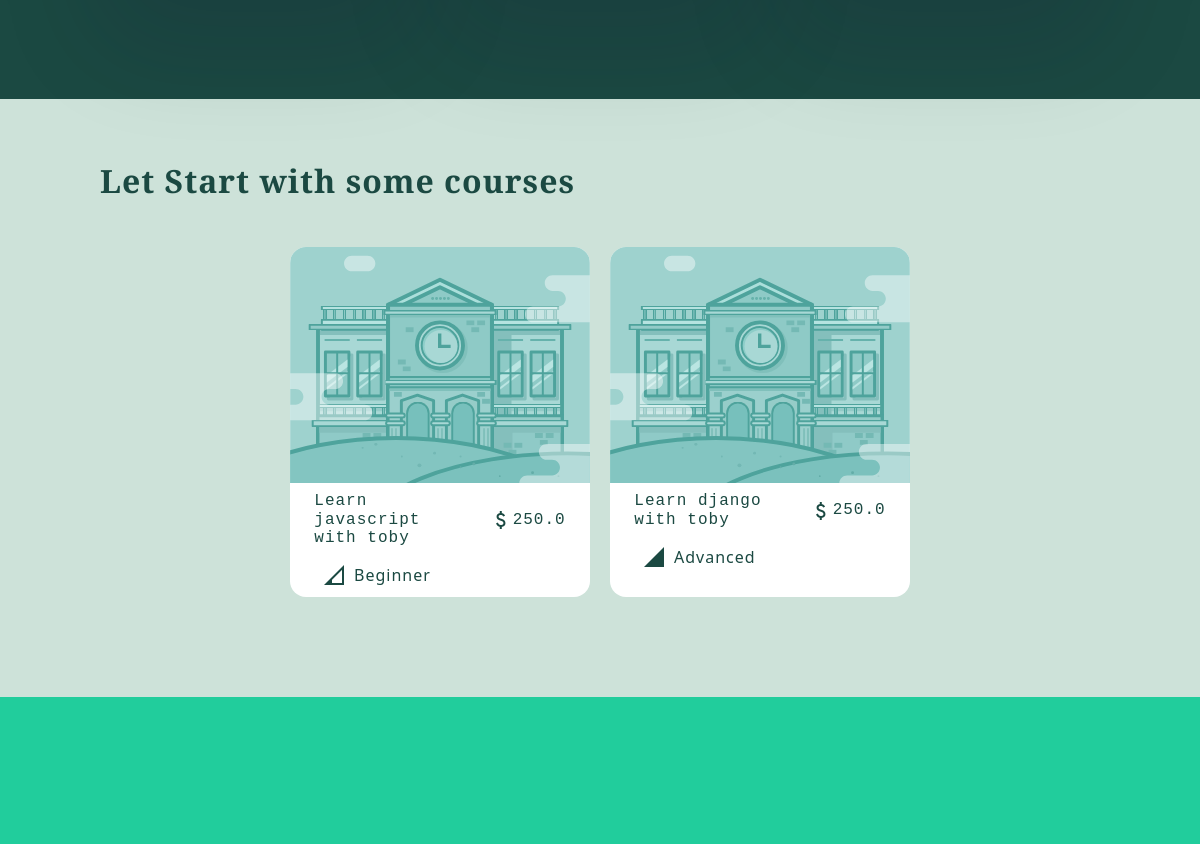
The app's page / (middle part), older data.
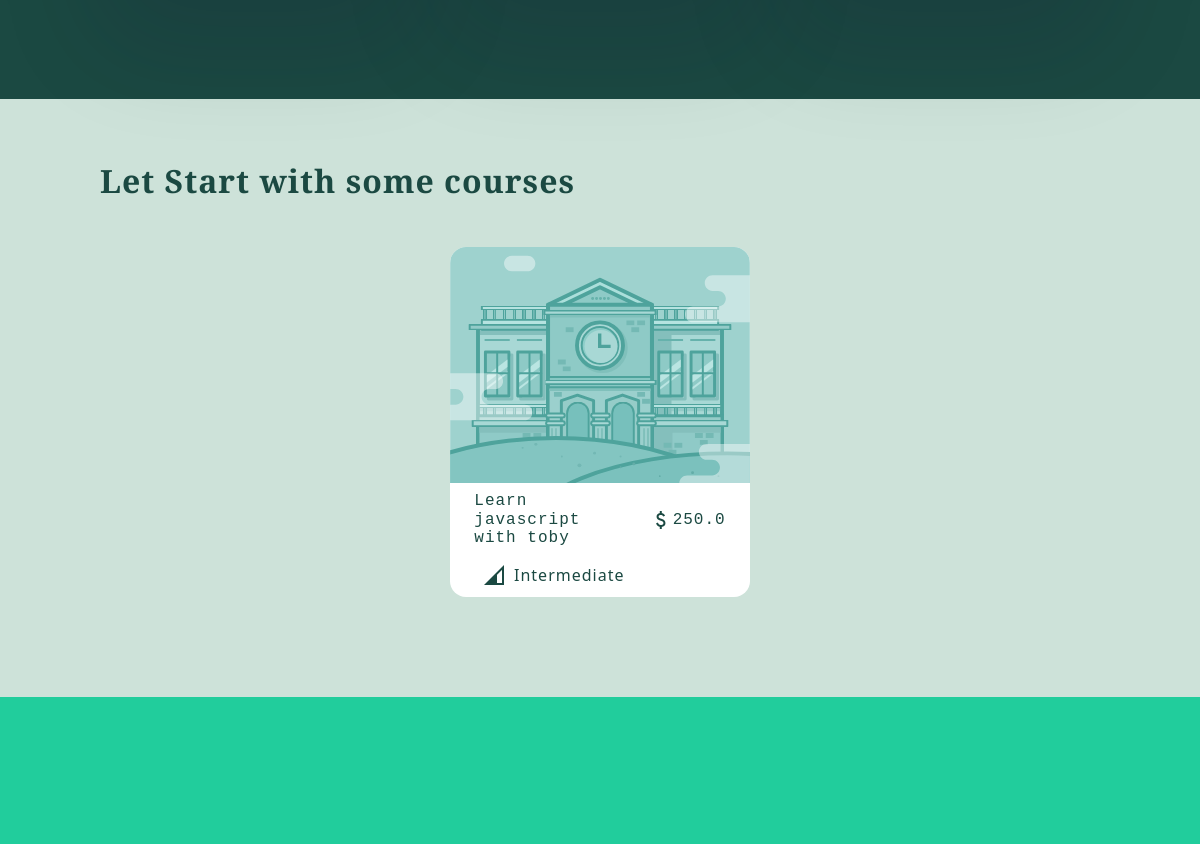
The same page, newer data.
### compte/models.py (models this page shows)
class cour(models.Model):
    name= models.CharField(max_length=100, primary_key=True)
    slug= models.SlugField(max_length=128)
    created_at = models.DateTimeField(auto_now_add=True)
    price = models.FloatField()
    diff=models.CharField(max_length=100)

### techLearn/views.py (the view)
# urls.py: 2. Add a URL to urlpatterns:  path('', views.home, name='home')
def home(request):
  cours=cour.objects.all()
  return render(request,'home.html',context={"cour":cours})

### templates/home.html (shortened to what this page needs)
{% load static %}
<!DOCTYPE html>
<html lang="en">
    <head>
        <link rel="stylesheet"
            href="https://cdnjs.cloudflare.com/ajax/libs/font-awesome/6.4.0/css/all.min.css"
 />
        <link rel="stylesheet"
            href="https://cdnjs.cloudflare.com/ajax/libs/line-awesome/1.3.0/line-awesome/css/line-awesome.min.css"
 />
                    <link rel="stylesheet" href="{% static 'css/style.css' %}" />
            <link rel="stylesheet" href="{% static 'css/normalize.css' %}" />
    </head>
    <body>
        <div class="container">
            <div class="container-data">
            </div>
        </div>
        <div class="conatiner-courses" id="here">
            <h1>Let Start with some courses</h1>
            <div class="container-courses-list">
                {% for i in cour  %}<a href="{% url 'register' %}">
                <div class="courses-card">
                    <div class="card-header">
                    </div>
                    <div class="card-info">
                        <div class="info">
                            <span class="info-name">
                                Learn {{i.name}} with toby
                            </span>
                            <div class="info-price">
                                <span class="material-symbols-outlined">
                                </span>
                                {{i.price}}
                            </div>
                        </div>
                        <div class="level">
                            {% if "beginner" in i.diff  %}
                            <span class="material-symbols-outlined">
                            </span>
                            {% elif "intermediate" in i.diff %}
                            <span class="material-symbols-outlined">
                            </span>
                            {% elif "advanced" in i.diff %}
                            <span class="material-symbols-outlined">
                            </span>
                            {% endif %}
                            {{i.diff}}
                        </div>
                    </div>
                </div></a>
                {% endfor %}
            </div>
        </div>
        <div class="container-share">
        </div>
</body>
</html>

Row changes from the older to the newer data that the page shows:
removed cour: name "django", price "250.0", diff "Advanced"
changed cour "javascript": diff "Beginner" → "Intermediate"
